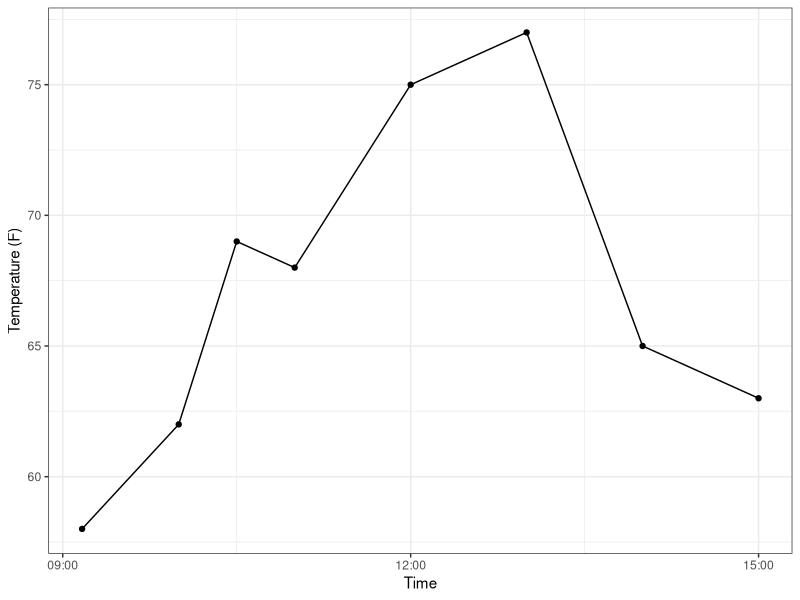
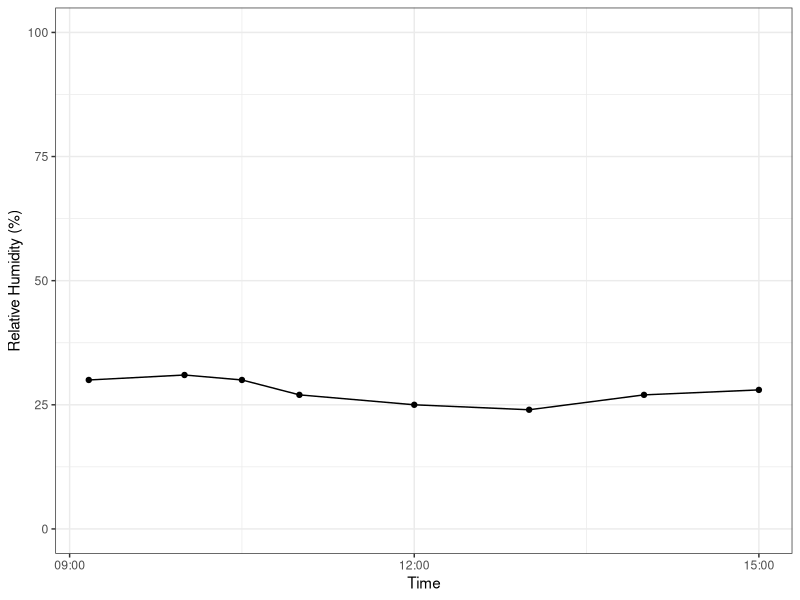

These figures' R source, in order: (Note: this script raises an error after producing the figures.)
## ---- chunk 1
library(ggplot2)
library(lubridate)
library(grid)
library(gridExtra)
## ---- chunk 2

weatherObservations <- read.csv(
  file = "vignettes/Data/Weather/YYMMDD_FireName_FirelineWeatherObservations.csv", skip = 1)

weatherObservations$DateTime <- paste(weatherObservations$Date_ddmmyyyy," ",weatherObservations$Time_hhmm)

weatherObservations$DateTime <- dmy_hm(weatherObservations$DateTime)
## ---- chunk 3
TempPlot <- ggplot(data = weatherObservations, aes(x = DateTime, y = Temperature_F))+
  theme_bw()+
  ylab("Temperature (F)")+
  xlab("Time")+
  geom_line()+
  geom_point()
TempPlot
## ---- chunk 4
RHPlot <- ggplot(data = weatherObservations, aes(x = DateTime, y = RH))+
  theme_bw()+
  ylim(0,100)+
  ylab("Relative Humidity (%)")+
  xlab("Time")+
  geom_line()+
  geom_point()
RHPlot
## ---- chunk 5
weatherObservations$windDegree <- as.numeric(as.character(
  windConvert(cardinalWind = weatherObservations$Direction,
  LightAndVariable = "L/V")))

weatherObservations$Windspeed_mph[weatherObservations$Windspeed_mph == "L/V"] <- NA
weatherObservations$Windspeed_mph <- as.numeric(weatherObservations$Windspeed_mph)

windPlot(DateTime = weatherObservations$DateTime,
         windDegrees = weatherObservations$windDegree,
         windSpeed = weatherObservations$Windspeed_mph)
